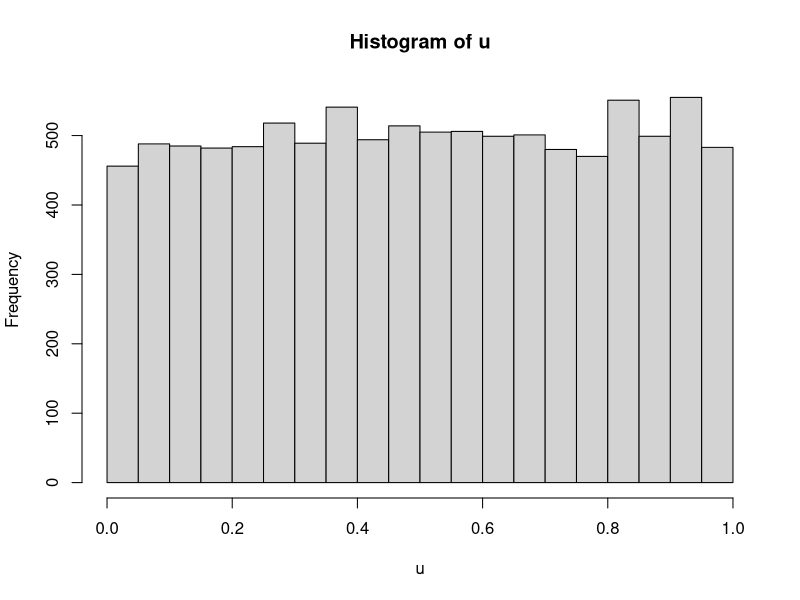
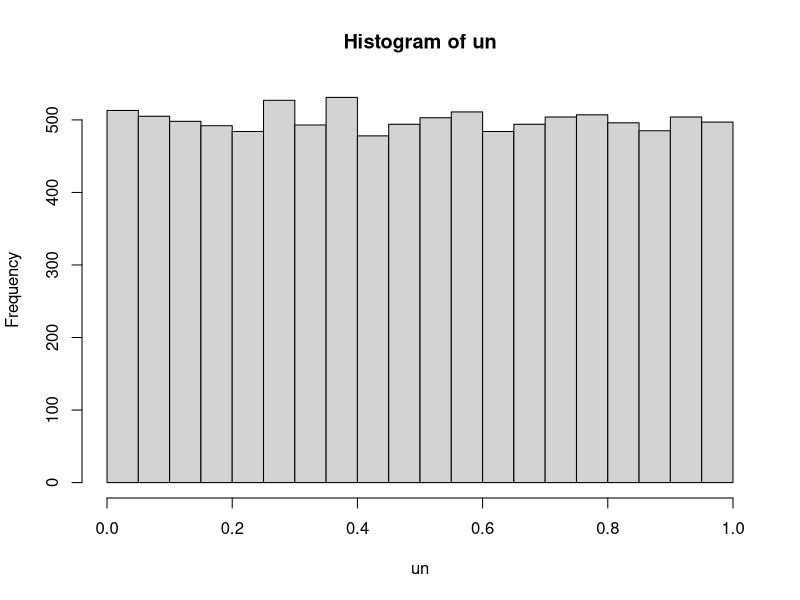
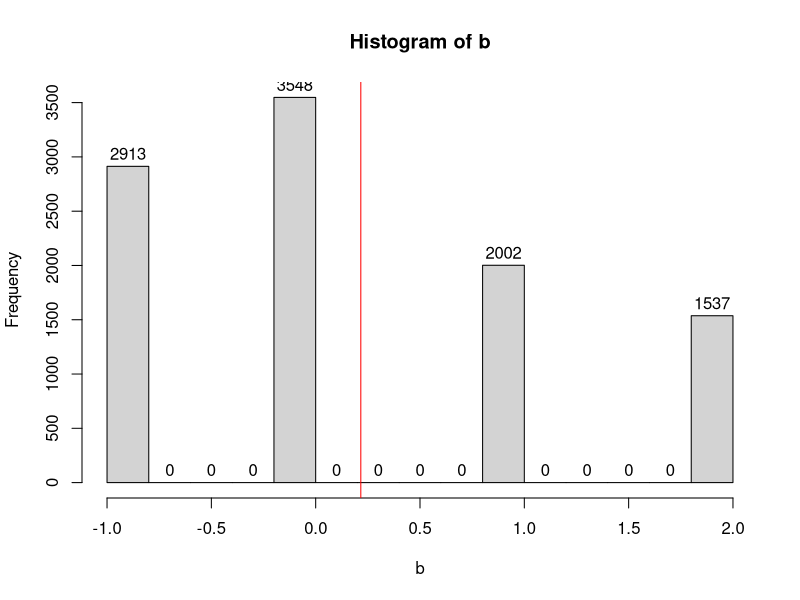
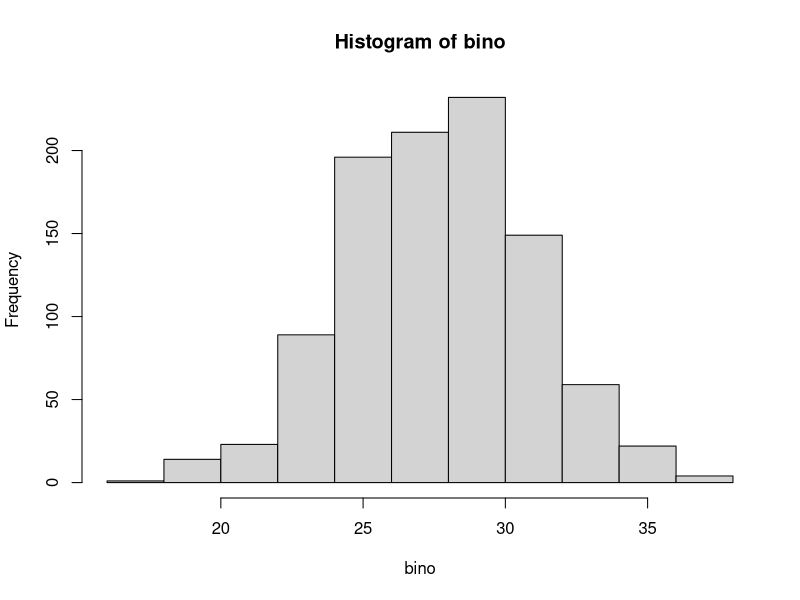
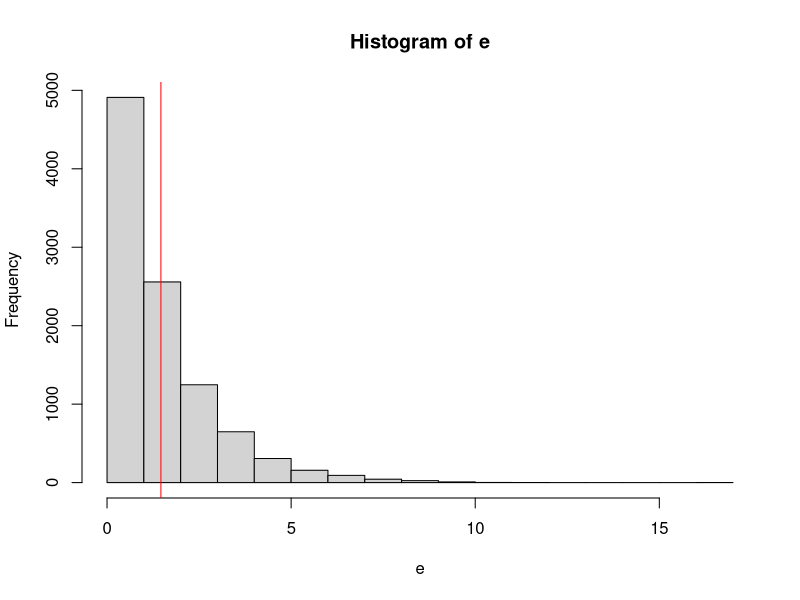
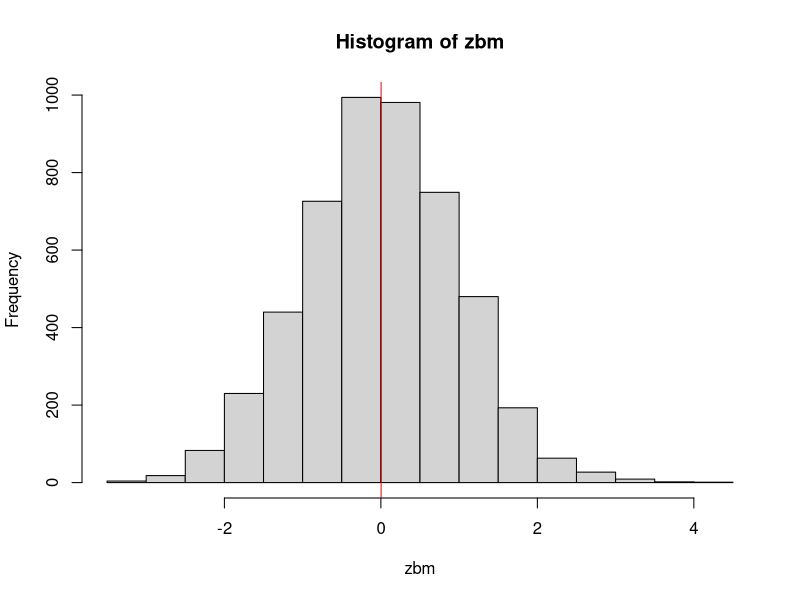
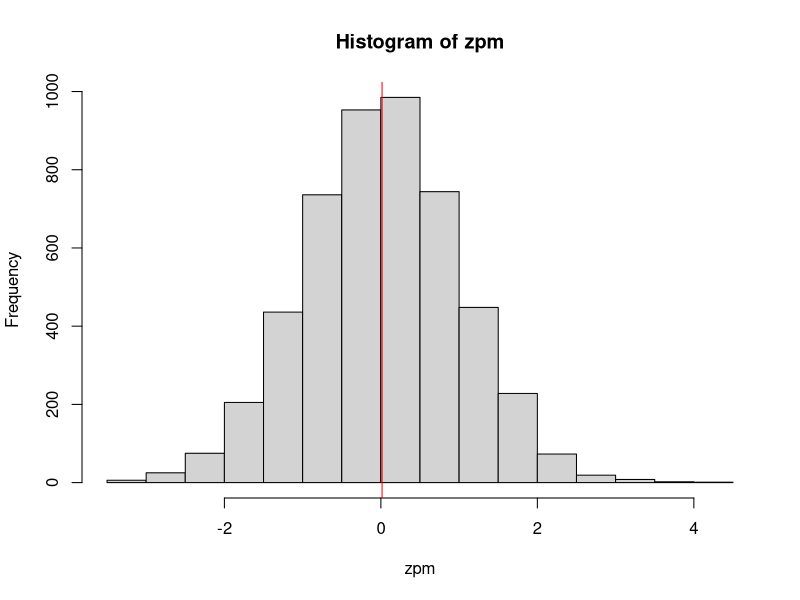

Write R code to recreate these figures, in order.
#Nikhil Guruji - MFE 2018 Cohort 1


#1a
uniform_generator_01=function(seed=1234,n=10000){
a=7^5
b=0
m=2^31 -1

x=rep(NA,n+100) # generating extra 100 values so that we can remove any trends by removing first 100 values
u=rep(NA,n+100)
x[1]=seed
for (i in 1:(n+100)) {
  x[i+1]=(a*x[i]+b)%%m
  u[i]=x[i]/m
}

uf=u[101:length(u)]#selecting 101th to 10100th entries to have a truly random sample
uf
}

u=uniform_generator_01()
mean(u)
sd(u)
hist(u)

#1b

un=runif(10000)

#1c

mean(un)
sd(un)
hist(un)

# it is observed that the mean and the standard deviation of output from part (a) and part (b) are very close
# so, the LGM method does a good job at generating random uniformly distributed numbers

#2a

p=c(0.30,0.35,0.20,0.15)
xn=c(-1,0,1,2)

gdd_generator=function(p,xn,n,u){
  x=rep(NA,n)
  for(i in 1:n){
    for(j in 1:length(p)){
      if(is.na(x[i])){
        if(u[i]<sum(p[1:j])){
          x[i]=xn[j]
        }
      }
    }
  }
  x
}

b=gdd_generator(p,xn,10000,u)
#2b

hist(b,labels = TRUE)
abline(v=mean(b),col="red")
mean(b)
sd(b)

#3a

p=c(0.64,0.36)
u=uniform_generator_01(seed=1571,n=44000)
bino=rep(NA,1000)
for (i in 0:999){
  j=44*i+1
  b=gdd_generator(p=p,xn=c(1,0),n=44,u=u[j:(43+j)]) #we input 44 random uniform numbers each time
  bino[i+1]=sum(b)
}

#3b

hist(bino)
p_above_40=length(bino[bino>=40])/length(bino)
p_above_40
#it can be seen that none of the random variables are more than 40. So, P(x>=40)=0
# theoretically, P(X>=40)= 44C40(0.64)^40*(0.36)^4 + 44C41(0.64)^41*(0.36)^3 + 44C42(0.64)^42*(0.36)^2
# + 44C43(0.64)^43*(0.36)^1 + 44C44(0.64)^44*(0.36)^0

p_actual_above_40= ncol(combn(44,40))*(0.64)^40*(0.36)^4 + ncol(combn(44,41))*(0.64)^41*(0.36)^3 + ncol(combn(44,42))*(0.64)^42*(0.36)^2 + ncol(combn(44,43))*(0.64)^43*(0.36)^1 + ncol(combn(44,44))*(0.64)^44*(0.36)^0
p_actual_above_40

#it is verified that the probability is extremely small

#4a
u=uniform_generator_01()
lambda=1.5
e=-lambda*log(u)

#4b
pe_above_1=length(e[e>=1])/length(e)
pe_above_4=length(e[e>=4])/length(e)
pe_above_1
pe_above_4

#4c

mean(e)
sd(e)
hist(e)
abline(v=mean(e),col="red")

#5a

u=uniform_generator_01(seed=2222,n=5000)

#5b
box_muller=function(n){
  u=uniform_generator_01(seed=2222,n=n)
  z=rep(NA,n)
  for(i in 0:((n/2)-1)){
    j=2*i+1
    z[j]=sqrt(-2*log(u[j]))*cos(2*pi*u[j+1])
    z[j+1]=sqrt(-2*log(u[j]))*sin(2*pi*u[j+1])
  }
  z
}
zbm=box_muller(5000)

#5c
hist(zbm)
abline(v=mean(zbm),col="red")
mean(zbm) #should be close to 0
sd(zbm) #should be close to 1

#5d
polar_mars=function(n){
  u=uniform_generator_01(seed=2222,n=n) #setting a random seed
  z=rep(NA,n)
  v=rep(NA,n)
  for(i in 0:((n/2)-1)){
    j=2*i+1
    v[j]=2*u[j] - 1
    v[j+1]=2*u[j+1] - 1
    w=(v[j])^2 + (v[j+1])^2
  
    if(w<=1){
      z[j]=v[j]*sqrt(-2*log(w)/w)
      z[j+1]=v[j+1]*sqrt(-2*log(w)/w)
    }
    else{}
  }
  z=z[!is.na(z)]#removing NA values for which W>1
  z
}
zpm=polar_mars(ceiling(4*5000/pi)) # taking (4/pi) times the values needed = (4/pi)*5000 = 6367
length(zpm) #should be less than the original size because we have removed missing values

hist(zpm)
abline(v=mean(zpm),col="red")
mean(zpm) #should be close to 0
sd(zpm) #should be close to 1

#5f
library(microbenchmark)
microbenchmark(box_muller(5000),polar_mars(5000)) #to generate 5000 uniform numbers
microbenchmark(box_muller(5000),polar_mars(ceiling(4*5000/pi))) #to generate 5000 normal numbers (approx)

microbenchmark(box_muller(20000),polar_mars(20000)) #to generate 20000 uniform numbers
microbenchmark(box_muller(20000),polar_mars(26000)) #to generate 20000 normal numbers (approx)

#it is observed that the Polar Marsaglia Method is almost as fast as the Box Muller Method when the same
# number of uniform numbers are used. However, to generat the same number of normally distributed numbers,
# it is observed that the Box-Muller test is much faster.
